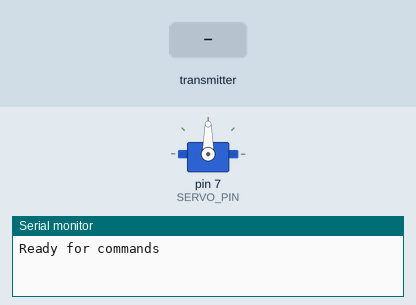
This sketch was run on a simulated Arduino Uno, built with avr-gcc and run on an emulated ATmega328P. Parts: servo, the last lines printed to the serial monitor. The test bench sets the inputs (shaded band). No radio packets arrive unless stated.

Above: at 1.2 s.
1.3 s: the transmitter starts sending motor_code = 1
At 1.77 s:
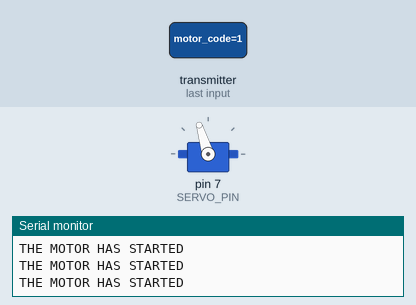
At 2.37 s:
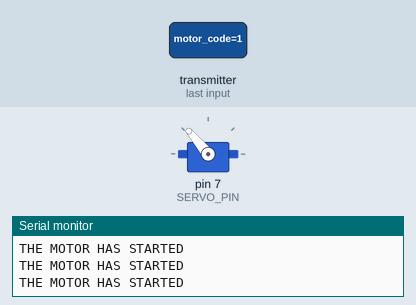
4.3 s: the transmitter starts sending motor_code = 0
At 6.61 s:
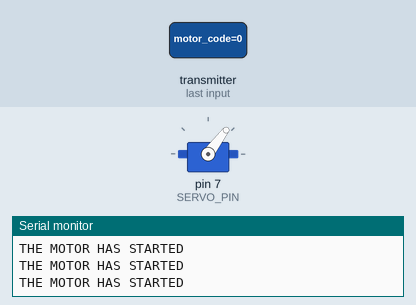
Timing chart, 0 to 16.3 s (numbered marks = the images above; inputs shaded):
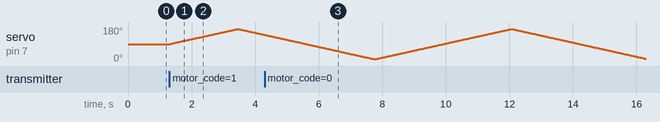

The sketch:

receive.ino
```cpp
#include <Servo.h>


#include <SPI.h>
#include "nRF24L01.h"
#include "RF24.h"

// This is the RF24 library that may need to be installed through the Manage Libraries feature in the IDE

RF24 radio(9, 10);//Create a commuications object for talking to the NRF24L01
const uint64_t send_pipe=0xB01DFACECEL;//These are just arbitrary 64bit numbers to use as pipe identifiers
const uint64_t recv_pipe=0xDEADBEEFF1L;//They must be the same on both ends of the communciations
Servo servo;
//As in the transmit code these are the possible motor codes.
#define CODE_NONE 0
#define CODE_MOTOR_START 1
#define CODE_MOTOR_STOP 2
#define CODE_MOTOR_EXPLODE 3

#define SERVO_PIN 7//This is obviously the pin which tells the servo what to do

//These three variables are for controlling the motor's sweeping back and fourth
bool motor_running=false;
float position=90;
int direction=1;

void setup()
{
  Serial.begin(9600);//Set up comm with the IDE serial monitor
  Serial.println("Ready for commands");
  radio.begin();//Start up the radio object
  radio.setRetries(15,15);//This will improve reliability of the module if it encounters interference
  radio.setPALevel(RF24_PA_LOW);//This sets the power low. This will reduce the range. RF24_PA_MAX would increase the range
  radio.openWritingPipe(send_pipe);//Thses are the reverse of the transmit code.
  radio.openReadingPipe(1,recv_pipe);
  radio.startListening();
  digitalWrite(7,LOW);//Give the module a kick
  servo.attach(SERVO_PIN);//Spool up the servo
}

void loop()
{
  unsigned long motor_code=CODE_NONE;

  if( radio.available())//Keep checking on each loop to see if any data has come in
  {
    while(radio.available())//Loop while there is incoming data. The packets are one unsigned long in total so it shoudl only loop once
    {
      radio.read(&motor_code, sizeof(unsigned long));//Stuff the incoming packet into the motor_code variable
    }
    radio.stopListening();//We have heard so now we will send an ack
    radio.write(&motor_code, sizeof(unsigned long));//Turn the motor code around and send it back
    radio.startListening();//Go back to listening as this is what this mostly does

    //set the motor_running varible depending upon the code received
    if(motor_code==CODE_MOTOR_START)
    {
      Serial.println("THE MOTOR HAS STARTED");
      motor_running=true;
    }
    else if(motor_code==CODE_MOTOR_STOP)
    {
      Serial.println("THE MOTOR HAS STOPPED");
      motor_running=false;
    }
    else if(motor_code==CODE_MOTOR_EXPLODE)
    {
      Serial.println("*** BOOM !!! *** THE MOTOR HAS EXPLODED");
      motor_running=false;
    }
  }
  if(motor_running==true) //If any of the above code set the motor_running to true then, run the motor
  {
    //digitalWrite(7,HIGH);
    //This just sweeps the motor back and fourth.
    position+=0.4f*(float)direction;
    if(position>170.0f || position<10.0f){direction*=-1;}
    servo.write(position);
    delay(10);
  }
}
```

Measured:
- after the input at 1.3 s, servo on pin 7 (SERVO_PIN): rises from 90° to 170° in 2.1 s, then falls to 139° in 0.82 s
